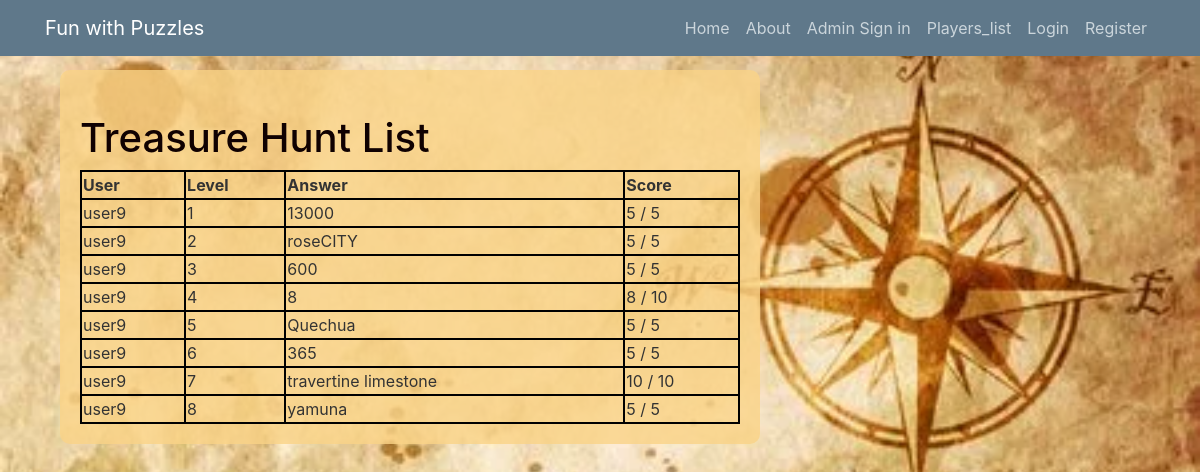
/treasurehunt_list/, run on the app's committed database.
### levels/models.py (models this page shows, shortened)
class TreasureHunt(models.Model):
    LEVEL_CHOICES = [
        (1, 'level1'),
        (2, 'level2'),
        (3, 'level3'),
        (4, 'level4'),
        (5,'level5'),
        (6,'level6'),
        (7,'level7'),
        (8,'level8')
    ]
    user = models.ForeignKey(User, on_delete=models.CASCADE)
    level = models.IntegerField(choices=LEVEL_CHOICES)
    answer = models.CharField(max_length=255)
    score = models.IntegerField(default=5)
    totscore = models.IntegerField(default = 5)

### levels/views.py (the view)
# urls.py: path('treasurehunt_list/',views.treasurehunt_list,name="treasurehunt_list"),
def treasurehunt_list(request):
    treasurehunts = TreasureHunt.objects.all()
    print(TreasureHunt.objects.count())
    numbers=[8,16,24]
    context = {
        'treasurehunts':treasurehunts,
        'numbers':numbers,
    }
    return render(request, 'levels/treasurehunt_list.html', context)

### levels/templates/levels/treasurehunt_list.html (shortened to what this page needs)
{% extends "levels/base.html" %}
{% load static %}
{% block content %}
<div class="container">
  <div class="box">
    <h1>Treasure Hunt List</h1>
    <table style="width:100%; border: 2px solid black;">
      <thead style="width:100%; border: 2px solid black;">
        <tr style="border: 2px solid black;">
          <th style="border: 2px solid black;">User</th>
          <th style="border: 2px solid black;">Level</th>
          <th style="border: 2px solid black;">Answer</th>
          <th style="border: 2px solid black;">Score</th>
        </tr>
      </thead>
      <tbody style="width:100%; border: 2px solid black;">
        {% for treasurehunt in treasurehunts %}
        <tr style="border: 2px solid black;">
          <td style="border: 2px solid black;">{{ treasurehunt.user.username }}</td>
          <td style="border: 2px solid black;">{{ treasurehunt.level }}</td>
          <td style="border: 2px solid black;">{{ treasurehunt.answer }}</td>
          <td style="border: 2px solid black;">{{ treasurehunt.score }} / {{ treasurehunt.totscore }} </td>
        </tr>
        {% endfor %}
      </tbody>
    </table>
  </div>
</div>
{% endblock content%}

### levels/templates/levels/base.html (shortened to what this page needs)
{% load static %}
<!DOCTYPE html>
<html lang="en">
<head>
  <link rel="stylesheet" href="https://cdn.jsdelivr.net/npm/bootstrap@4.0.0/dist/css/bootstrap.min.css"
>
  <link rel="stylesheet" type="text/css" href="{% static 'main.css' %}">
  <header class="site-header">
    <nav class="navbar navbar-expand-md navbar-dark bg-steel fixed-top">
      <div class="container">
        <a class="navbar-brand mr-4" href="{% url 'home' %}">Fun with Puzzles</a>
        <div class="collapse navbar-collapse" id="navbarToggle">
          <div class="navbar-nav">
            <a class="nav-item nav-link" href="{% url 'home' %}">Home</a>
            <a class="nav-item nav-link" href="{% url 'about' %}">About</a>
            <a class="nav-item nav-link" href="{% url 'admin:index' %}">Admin Sign in</a>
            <a class="nav-item nav-link" href="{% url 'treasurehunt_list' %}">Players_list</a>
            {% if user.is_authenticated %}
            <a class="nav-item nav-link" href="{% url 'logout' %}">Logout</a>
            {% else %}
            <a class="nav-item nav-link" href="{% url 'login' %}">Login</a>
            <a class="nav-item nav-link" href="{% url 'register' %}">Register</a>
            {% endif %}
          </div>
        </div>
      </div>
    </nav>
  </header>
</head>
<body>
  <main role="main" class="container">
    <div class="row">
      <div class="col-md-8">
        {% block content %}{% endblock %}
      </div>
    </div>
  </main>
</body>
</html>

### levels/static/main.css (style rules this page uses)
body { background: #fafafa; color: #333333; margin-top: 5rem; }
h1, h2, h3, h4, h5, h6 { color: #444444; }
.bg-steel { background-color: #5f788a; }
.site-header .navbar-nav .nav-link { color: #cbd5db; }

### data on the page
TreasureHunt: user.username "user9", level "1", answer "13000", score "5", totscore "5"
TreasureHunt: user.username "user9", level "2", answer "roseCITY", score "5", totscore "5"
TreasureHunt: user.username "user9", level "3", answer "600", score "5", totscore "5"
TreasureHunt: user.username "user9", level "4", answer "8", score "8", totscore "10"
TreasureHunt: user.username "user9", level "5", answer "Quechua", score "5", totscore "5"
TreasureHunt: user.username "user9", level "6", answer "365", score "5", totscore "5"
TreasureHunt: user.username "user9", level "7", answer "travertine limestone", score "10", totscore "10"
TreasureHunt: user.username "user9", level "8", answer "yamuna", score "5", totscore "5"
